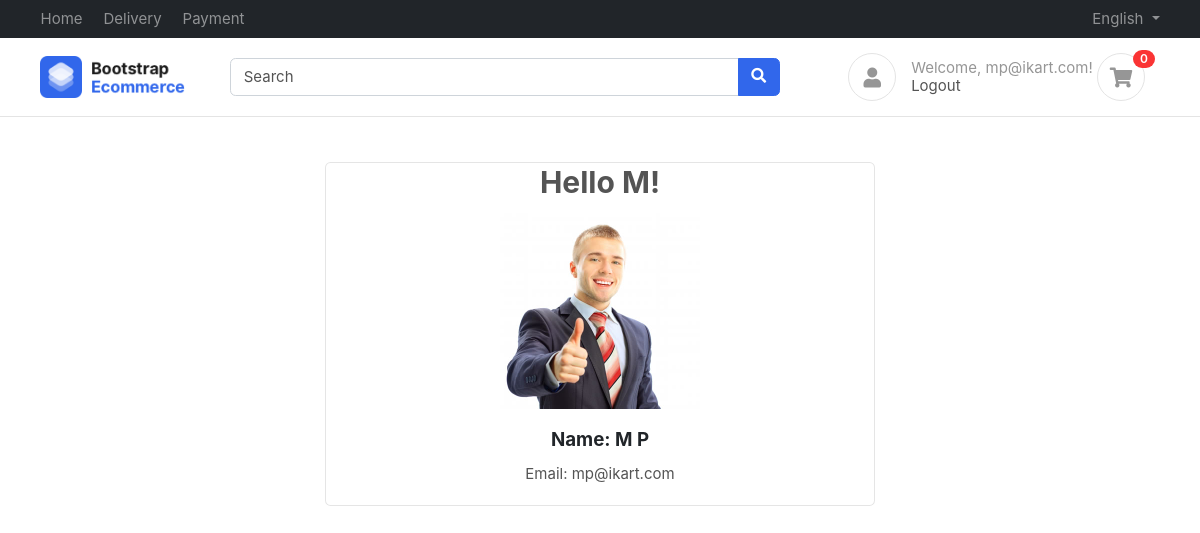
The app's page /accounts/profile/ (signed in) with its own data.
### accounts/models.py (models this page shows)
class Profile(BaseModel):
    user = models.OneToOneField(User, on_delete=models.CASCADE, related_name="profile")
    is_email_verified = models.BooleanField(default=False)
    email_token = models.CharField(max_length=100, null=True, blank=True)
    profile_image = models.ImageField(upload_to='profile')

### accounts/views.py (the view)
# urls.py: path('profile/', profile, name='profile'),
def profile(request):
    user_profile = Profile.objects.get(user=request.user)
    print("profile image:", user_profile.profile_image)
    return render(request, 'accounts/profile.html', {'user_profile': user_profile})

### templates/accounts/profile.html (shortened to what this page needs)
{% extends "base/base.html" %}
{% block start %}
<div class="container mt-5">
    <div class="row justify-content-center">
        <div class="col-md-6">
            <div class="card text-center">
                <h2>Hello {{ user_profile.user.first_name }}!</h2>
                <img src="{{ user_profile.profile_image.url }}" class="card-img-top mx-auto d-block" alt="Profile Image" style="width: 200px; height: 200px;">
                <div class="card-body d-flex justify-content-center">
                    <div>
                        <h5 class="card-title">Name: {{ user_profile.user.first_name }} {{ user_profile.user.last_name }}</h5>
                        <p class="card-text">Email: {{ user_profile.user.email }}</p>
                    </div>
                </div>
            </div>
        </div>
    </div>
</div>
{% endblock %}

### templates/base/base.html (shortened to what this page needs)
{% load static %}
<!DOCTYPE HTML>
<html lang="en">
<head>
<link href="/media/css/bootstrap.css" rel="stylesheet" type="text/css"/>
<link href="/media/fonts/fontawesome/css/all.min.css" type="text/css" rel="stylesheet">
<link href="/media/css/ui.css" rel="stylesheet" type="text/css"/>
<link href="/media/css/responsive.css" rel="stylesheet" />
</head>
<body>
	<header class="section-header">
		<nav class="navbar navbar-dark navbar-expand p-0 bg-dark">
		<div class="container">
			<ul class="navbar-nav d-none d-md-flex mr-auto">
				<li class="nav-item"><a class="nav-link" href="{% url "index" %}">Home</a></li>
				<li class="nav-item"><a class="nav-link" href="#">Delivery</a></li>
				<li class="nav-item"><a class="nav-link" href="#">Payment</a></li>
			</ul>
			<ul class="navbar-nav">
				<li class="nav-item dropdown">
					 <a href="#" class="nav-link dropdown-toggle" data-toggle="dropdown"> English </a>
				</li>
			</ul>
		  </div>
		</nav>
		<section class="header-main border-bottom">
			<div class="container">
		<div class="row align-items-center">
			<div class="col-lg-2 col-4">
				<div class="brand-wrap">
					<a href="{% url "index" %}"><img class="logo" src="{% static 'images/logo.png' %}" alt="Logo"></a>
				</div>
			</div>
			<div class="col-lg-6 col-sm-12">
				<form action="#" class="search">
					<div class="input-group w-100">
						<input type="text" class="form-control" placeholder="Search">
						<div class="input-group-append">
						  <button class="btn btn-primary" type="submit">
							<i class="fa fa-search"></i>
						  </button>
						</div>
					</div>
				</form>
			</div>
			<div class="col-lg-4 col-sm-6 col-8">
				<div class="widgets-wrap float-md-right">
					{% if user.is_authenticated %}
						<div class="widget-header icontext">
							<a href="{% url 'profile' %}" class="icon icon-sm rounded-circle border"><i class="fa fa-user"></i></a>
							<div class="text">
								<span class="text-muted">Welcome, {{ user.username }}!</span>
								<div>
									<a href="{% url 'logout' %}">Logout</a>
								</div>
							</div>
						</div>
						<div class="widget-header  mr-3">
							<a href="#" class="icon icon-sm rounded-circle border"><i class="fa fa-shopping-cart"></i></a>
							<span class="badge badge-pill badge-danger notify">0</span>
						</div>
					{% endif %}
				</div>
			</div>
		</div>
			</div>
		</section>
		</header>
		{% block start %}
		{% endblock %}
        </body>
        </html>

### public/static/css/ui.css (style rules this page uses)
html { font-family: 'Inter', sans-serif; font-size: 15px; }
.icon-xs, .icon-sm, .icon-md, .icon-lg { display: inline-block; text-align: center; flex-shrink: 0; flex-grow: 0; }
.icon-sm { width: 48px; height: 48px; line-height: 48px; font-size: 20px; }
.card .card-title { color: #212529; }
p:last-child { margin-bottom: 0; }
.header-main { position: relative; padding-top: 1rem; padding-bottom: 1rem; }
.brand-wrap .logo, .navbar-brand .logo { margin-right: 7px; max-height: 42px; display: inline-block; }
.widget-header { display: inline-block; vertical-align: middle; position: relative; }
.widget-header a { color: #545454; }
.widget-header i { color: #969696; }
.widget-header .notify { position: absolute; top: -3px; right: -10px; }
.icontext { display: inline-flex; align-items: center; vertical-align: middle; }
.icontext .text { width: 100%; line-height: 1.2; color: #212529; }
.icontext .icon { position: relative; margin-right: 15px; flex-shrink: 0; flex-grow: 0; }
.notify { position: absolute; top: -4px; right: -10px; display: inline-block; padding: .25em .6em; font-size: 12px; line-height: 1; text-align: center; border-radius: 3rem; color: #fff; background-color: #fa3434; }

### records on screen
Profile: user.first_name "M", profile_image (picture), user.last_name "P", user.email "mp@ikart.com"

### other values on screen
{{ user.username }} "mp@ikart.com"
